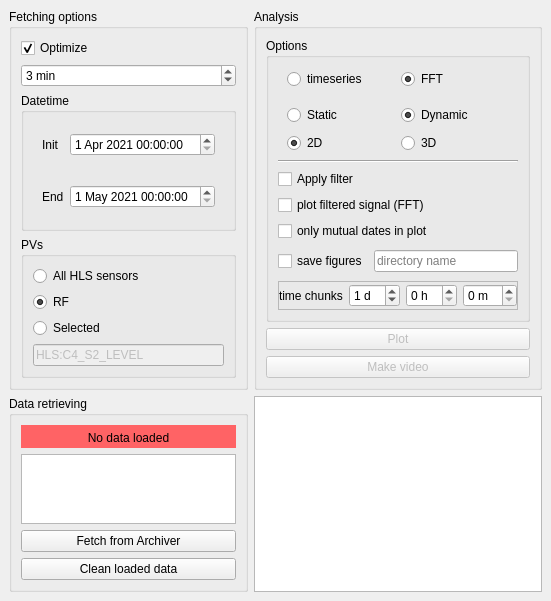
<?xml version="1.0" encoding="UTF-8"?>
<ui version="4.0">
 <class>MainWindow</class>
 <widget class="QMainWindow" name="MainWindow">
  <property name="geometry">
   <rect>
    <x>0</x>
    <y>0</y>
    <width>489</width>
    <height>542</height>
   </rect>
  </property>
  <property name="windowTitle">
   <string>MainWindow</string>
  </property>
  <widget class="QWidget" name="centralwidget">
   <layout class="QGridLayout" name="gridLayout">
    <item row="0" column="0" rowspan="2">
     <widget class="QGroupBox" name="groupBox_2">
      <property name="title">
       <string>Fetching options</string>
      </property>
      <layout class="QVBoxLayout" name="verticalLayout_2">
       <item>
        <widget class="QCheckBox" name="check_optimize">
         <property name="text">
          <string>Optimize</string>
         </property>
         <property name="checked">
          <bool>true</bool>
         </property>
        </widget>
       </item>
       <item>
        <widget class="QSpinBox" name="spin_timeOptimize">
         <property name="suffix">
          <string> min</string>
         </property>
         <property name="maximum">
          <number>999999</number>
         </property>
         <property name="value">
          <number>3</number>
         </property>
        </widget>
       </item>
       <item>
        <widget class="QGroupBox" name="groupBox">
         <property name="title">
          <string>Datetime</string>
         </property>
         <layout class="QVBoxLayout" name="verticalLayout">
          <item>
           <widget class="QFrame" name="frame">
            <layout class="QHBoxLayout" name="horizontalLayout">
             <property name="topMargin">
              <number>1</number>
             </property>
             <property name="bottomMargin">
              <number>1</number>
             </property>
             <item>
              <widget class="QLabel" name="label_2">
               <property name="text">
                <string>Init</string>
               </property>
              </widget>
             </item>
             <item>
              <widget class="QDateTimeEdit" name="datetime_init">
               <property name="dateTime">
                <datetime>
                 <hour>0</hour>
                 <minute>0</minute>
                 <second>0</second>
                 <year>2021</year>
                 <month>4</month>
                 <day>1</day>
                </datetime>
               </property>
              </widget>
             </item>
            </layout>
           </widget>
          </item>
          <item>
           <widget class="QFrame" name="frame">
            <layout class="QHBoxLayout" name="horizontalLayout_2">
             <property name="topMargin">
              <number>1</number>
             </property>
             <property name="bottomMargin">
              <number>1</number>
             </property>
             <item>
              <widget class="QLabel" name="label">
               <property name="text">
                <string>End</string>
               </property>
              </widget>
             </item>
             <item>
              <widget class="QDateTimeEdit" name="datetime_end">
               <property name="dateTime">
                <datetime>
                 <hour>0</hour>
                 <minute>0</minute>
                 <second>0</second>
                 <year>2021</year>
                 <month>5</month>
                 <day>1</day>
                </datetime>
               </property>
              </widget>
             </item>
            </layout>
           </widget>
          </item>
         </layout>
        </widget>
       </item>
       <item>
        <widget class="QGroupBox" name="groupBox_3">
         <property name="title">
          <string>PVs</string>
         </property>
         <layout class="QVBoxLayout" name="verticalLayout_3">
          <item>
           <widget class="QRadioButton" name="check_allPvs">
            <property name="text">
             <string>All HLS sensors</string>
            </property>
            <property name="checked">
             <bool>false</bool>
            </property>
           </widget>
          </item>
          <item>
           <widget class="QRadioButton" name="check_rfPv">
            <property name="text">
             <string>RF</string>
            </property>
            <property name="checked">
             <bool>true</bool>
            </property>
           </widget>
          </item>
          <item>
           <widget class="QRadioButton" name="check_selectPvs">
            <property name="text">
             <string>Selected</string>
            </property>
           </widget>
          </item>
          <item>
           <widget class="QLineEdit" name="inputTxt_pvs">
            <property name="enabled">
             <bool>false</bool>
            </property>
            <property name="text">
             <string>HLS:C4_S2_LEVEL</string>
            </property>
            <property name="placeholderText">
             <string>PVs divided by ;</string>
            </property>
           </widget>
          </item>
         </layout>
        </widget>
       </item>
      </layout>
     </widget>
    </item>
    <item row="2" column="0">
     <widget class="QGroupBox" name="groupBox_4">
      <property name="title">
       <string>Data retrieving</string>
      </property>
      <layout class="QVBoxLayout" name="verticalLayout_4">
       <item>
        <widget class="QLabel" name="label_dataLoaded">
         <property name="minimumSize">
          <size>
           <width>0</width>
           <height>23</height>
          </size>
         </property>
         <property name="maximumSize">
          <size>
           <width>16777215</width>
           <height>23</height>
          </size>
         </property>
         <property name="styleSheet">
          <string notr="true">background-color: rgb(255, 99, 101);
color: rgb(0, 0, 0);
padding:3;</string>
         </property>
         <property name="text">
          <string>No data loaded</string>
         </property>
         <property name="alignment">
          <set>Qt::AlignHCenter|Qt::AlignTop</set>
         </property>
        </widget>
       </item>
       <item>
        <widget class="QTextBrowser" name="txt_loadedPvs">
         <property name="maximumSize">
          <size>
           <width>16777215</width>
           <height>120</height>
          </size>
         </property>
        </widget>
       </item>
       <item>
        <widget class="QPushButton" name="btn_fetchFromArchiver">
         <property name="text">
          <string>Fetch from Archiver</string>
         </property>
        </widget>
       </item>
       <item>
        <widget class="QPushButton" name="btn_cleanData">
         <property name="text">
          <string>Clean loaded data</string>
         </property>
        </widget>
       </item>
      </layout>
     </widget>
    </item>
    <item row="2" column="1">
     <widget class="QTextBrowser" name="log"/>
    </item>
    <item row="0" column="1" rowspan="2">
     <widget class="QGroupBox" name="groupBox_5">
      <property name="title">
       <string>Analysis</string>
      </property>
      <layout class="QVBoxLayout" name="verticalLayout_7">
       <item>
        <widget class="QGroupBox" name="groupBox_6">
         <property name="title">
          <string>Options</string>
         </property>
         <layout class="QVBoxLayout" name="verticalLayout_5">
          <property name="topMargin">
           <number>2</number>
          </property>
          <item>
           <widget class="QFrame" name="frame2">
            <layout class="QHBoxLayout" name="horizontalLayout_3">
             <property name="leftMargin">
              <number>9</number>
             </property>
             <property name="rightMargin">
              <number>9</number>
             </property>
             <item>
              <widget class="QRadioButton" name="check_plotTime">
               <property name="text">
                <string>timeseries</string>
               </property>
              </widget>
             </item>
             <item>
              <widget class="QRadioButton" name="check_plotFFT">
               <property name="text">
                <string>FFT</string>
               </property>
               <property name="checked">
                <bool>true</bool>
               </property>
              </widget>
             </item>
            </layout>
           </widget>
          </item>
          <item>
           <widget class="QFrame" name="frame">
            <layout class="QHBoxLayout" name="horizontalLayout_4">
             <property name="topMargin">
              <number>1</number>
             </property>
             <property name="bottomMargin">
              <number>1</number>
             </property>
             <item>
              <widget class="QRadioButton" name="check_plotStatic">
               <property name="text">
                <string>Static</string>
               </property>
               <property name="checked">
                <bool>false</bool>
               </property>
              </widget>
             </item>
             <item>
              <widget class="QRadioButton" name="check_plotDynamic">
               <property name="text">
                <string>Dynamic</string>
               </property>
               <property name="checked">
                <bool>true</bool>
               </property>
              </widget>
             </item>
            </layout>
           </widget>
          </item>
          <item>
           <widget class="QFrame" name="frame">
            <layout class="QHBoxLayout" name="horizontalLayout_5">
             <property name="topMargin">
              <number>1</number>
             </property>
             <property name="bottomMargin">
              <number>1</number>
             </property>
             <item>
              <widget class="QRadioButton" name="check_plot2D">
               <property name="text">
                <string>2D</string>
               </property>
               <property name="checked">
                <bool>true</bool>
               </property>
              </widget>
             </item>
             <item>
              <widget class="QRadioButton" name="check_plot3D">
               <property name="text">
                <string>3D</string>
               </property>
              </widget>
             </item>
            </layout>
           </widget>
          </item>
          <item>
           <widget class="Line" name="line_3">
            <property name="orientation">
             <enum>Qt::Horizontal</enum>
            </property>
           </widget>
          </item>
          <item>
           <widget class="QCheckBox" name="check_applyFilter">
            <property name="text">
             <string>Apply filter</string>
            </property>
           </widget>
          </item>
          <item>
           <widget class="QCheckBox" name="check_plotFiltSignal">
            <property name="layoutDirection">
             <enum>Qt::LeftToRight</enum>
            </property>
            <property name="text">
             <string>plot filtered signal (FFT)</string>
            </property>
            <property name="tristate">
             <bool>false</bool>
            </property>
           </widget>
          </item>
          <item>
           <widget class="QCheckBox" name="check_mutualPlotOnly">
            <property name="text">
             <string>only mutual dates in plot</string>
            </property>
           </widget>
          </item>
          <item>
           <widget class="QFrame" name="frame">
            <layout class="QHBoxLayout" name="horizontalLayout_6">
             <property name="leftMargin">
              <number>0</number>
             </property>
             <property name="topMargin">
              <number>3</number>
             </property>
             <property name="rightMargin">
              <number>0</number>
             </property>
             <property name="bottomMargin">
              <number>3</number>
             </property>
             <item>
              <widget class="QCheckBox" name="check_saveFig">
               <property name="text">
                <string>save figures</string>
               </property>
              </widget>
             </item>
             <item>
              <widget class="QLineEdit" name="inputTxt_dirFig">
               <property name="inputMask">
                <string/>
               </property>
               <property name="text">
                <string/>
               </property>
               <property name="placeholderText">
                <string>directory name</string>
               </property>
              </widget>
             </item>
            </layout>
           </widget>
          </item>
          <item>
           <widget class="QFrame" name="frame_2">
            <property name="frameShape">
             <enum>QFrame::StyledPanel</enum>
            </property>
            <property name="frameShadow">
             <enum>QFrame::Raised</enum>
            </property>
            <layout class="QHBoxLayout" name="horizontalLayout_7">
             <property name="leftMargin">
              <number>0</number>
             </property>
             <property name="topMargin">
              <number>2</number>
             </property>
             <property name="rightMargin">
              <number>0</number>
             </property>
             <property name="bottomMargin">
              <number>2</number>
             </property>
             <item>
              <widget class="QLabel" name="label_3">
               <property name="text">
                <string>time chunks</string>
               </property>
              </widget>
             </item>
             <item>
              <widget class="QSpinBox" name="spin_chunck_day">
               <property name="suffix">
                <string> d</string>
               </property>
               <property name="value">
                <number>1</number>
               </property>
              </widget>
             </item>
             <item>
              <widget class="QSpinBox" name="spin_chunck_hour">
               <property name="suffix">
                <string> h</string>
               </property>
              </widget>
             </item>
             <item>
              <widget class="QSpinBox" name="spin_chunck_min">
               <property name="suffix">
                <string> m</string>
               </property>
              </widget>
             </item>
            </layout>
           </widget>
          </item>
         </layout>
        </widget>
       </item>
       <item>
        <widget class="QPushButton" name="btn_plot">
         <property name="enabled">
          <bool>false</bool>
         </property>
         <property name="text">
          <string>Plot</string>
         </property>
        </widget>
       </item>
       <item>
        <spacer name="verticalSpacer">
         <property name="orientation">
          <enum>Qt::Vertical</enum>
         </property>
         <property name="sizeHint" stdset="0">
          <size>
           <width>20</width>
           <height>40</height>
          </size>
         </property>
        </spacer>
       </item>
       <item>
        <widget class="QPushButton" name="btn_makeVideo">
         <property name="enabled">
          <bool>false</bool>
         </property>
         <property name="text">
          <string>Make video</string>
         </property>
        </widget>
       </item>
      </layout>
     </widget>
    </item>
   </layout>
  </widget>
 </widget>
 <resources/>
 <connections/>
</ui>
